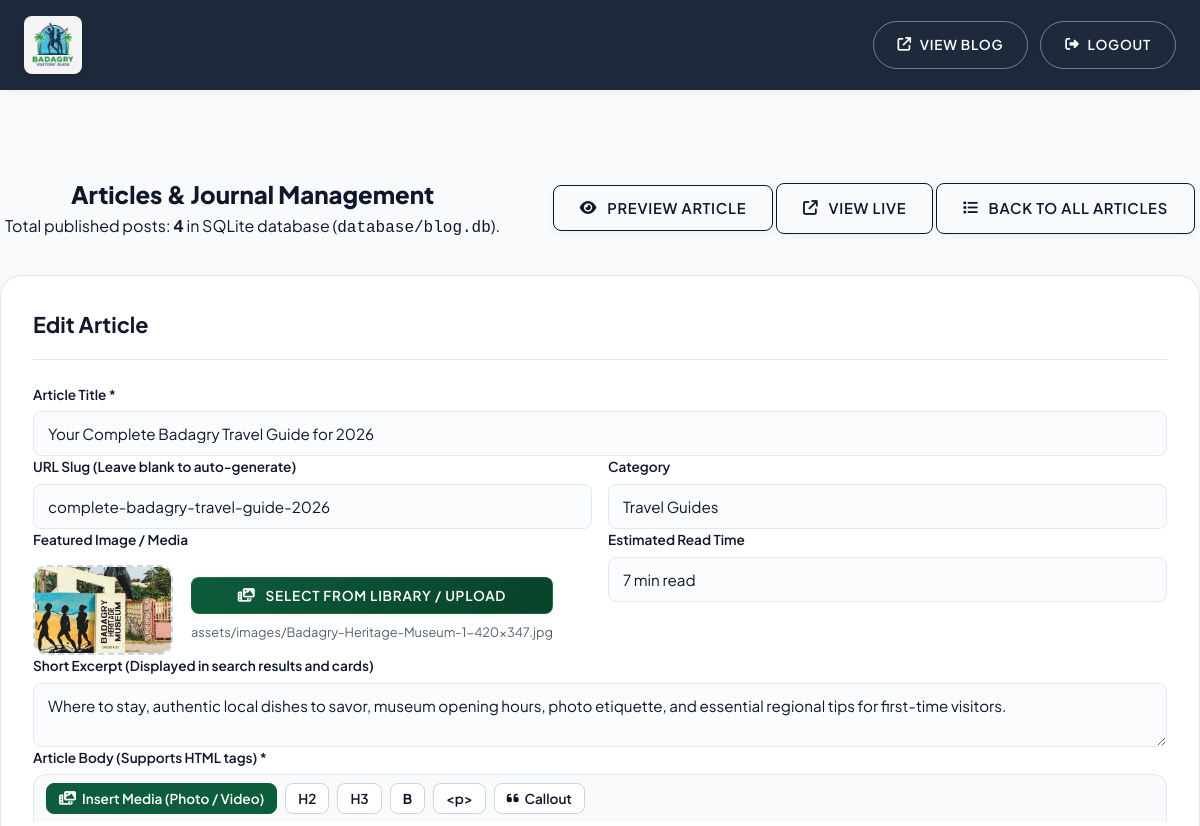
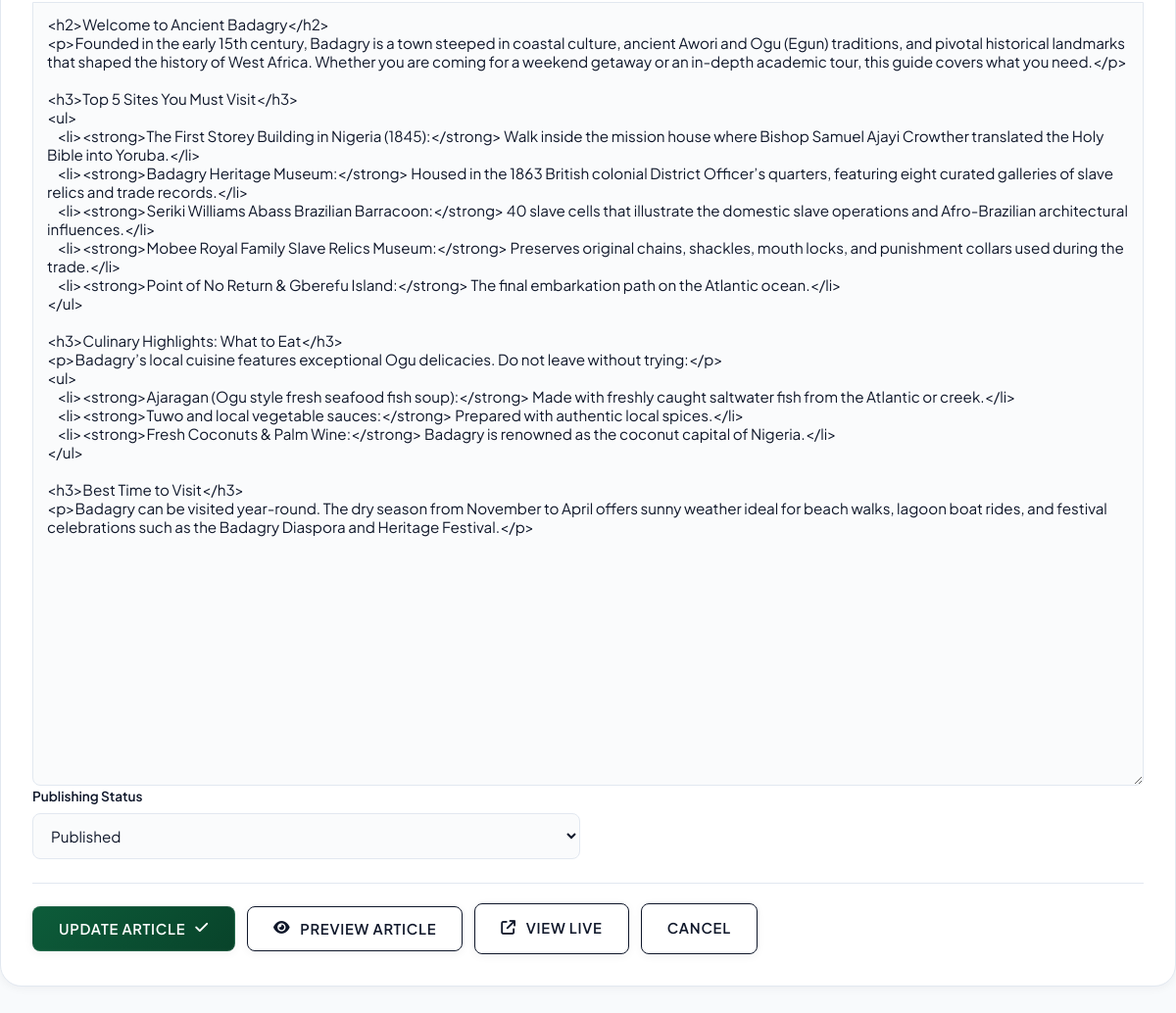
Page /admin?action=edit&id=4 (signed in) on the committed database (2 pictures, top to bottom).
### tables this page shows
CREATE TABLE posts (
            id INTEGER PRIMARY KEY AUTOINCREMENT,
            title TEXT NOT NULL,
            slug TEXT UNIQUE NOT NULL,
            excerpt TEXT,
            content TEXT NOT NULL,
            featured_image TEXT,
            author TEXT DEFAULT 'Badagry Visitors Guide',
            category TEXT DEFAULT 'Travel Guide',
            read_time TEXT DEFAULT '5 min read',
            views INTEGER DEFAULT 0,
            published_at DATETIME DEFAULT CURRENT_TIMESTAMP,
            status TEXT DEFAULT 'published'
        );

### admin.php (the view, shortened to what this page needs)
<?php
$db = getDB();
$action = $_GET['action'] ?? 'list';
$error = '';
$isLoggedIn = !empty($_SESSION['admin_logged_in']);
$editPost = null;
if ($isLoggedIn && $action === 'edit' && isset($_GET['id'])) {
    $stmt = $db->prepare("SELECT * FROM posts WHERE id = :id LIMIT 1");
    $stmt->execute([':id' => (int)$_GET['id']]);
    $editPost = $stmt->fetch();
}
$allPosts = [];
if ($isLoggedIn) {
    $allPosts = $db->query("SELECT * FROM posts ORDER BY published_at DESC")->fetchAll();
}
?>
<!DOCTYPE html>
<html lang="en">
<head>
  <link rel="stylesheet" href="https://cdnjs.cloudflare.com/ajax/libs/font-awesome/6.5.1/css/all.min.css" />
  <link rel="stylesheet" href="/style.css?v=3.00" />
</head>
<body class="admin-body">
  <header class="admin-header">
    <div class="site-container admin-header-wrap">
      <a href="/" class="brand-logo">
        <img src="/assets/logo.jpg" alt="Logo" class="brand-logo-img" />
      </a>
      <div class="admin-header-actions">
        <a href="/blog/" class="btn btn-sm btn-outline-white" target="_blank"><i class="fa-solid fa-arrow-up-right-from-square"></i> View Blog</a>
        <?php if ($isLoggedIn): ?>
          <a href="/admin?logout=1" class="btn btn-sm btn-outline-white"><i class="fa-solid fa-right-from-bracket"></i> Logout</a>
        <?php endif; ?>
      </div>
    </div>
  </header>
  <main class="site-container admin-container section-padding">
    <?php if (!$isLoggedIn): ?>
      <div class="admin-login-card">
        <div class="login-header text-center">
          <i class="fa-solid fa-shield-halved login-icon"></i>
          <h2>Author Dashboard</h2>
          <p>Enter your management security PIN to publish and edit articles.</p>
        </div>
        <?php if ($error): ?>
          <div class="admin-alert alert-error"><?= htmlspecialchars($error) ?></div>
        <?php endif; ?>
        <form method="POST" action="/admin" class="admin-form">
          <div class="form-group">
            <div class="password-input-wrap">
              <input type="password" id="login_pin" name="login_pin" class="form-input" placeholder="Enter PIN" required autofocus autocomplete="current-password" />
              <button type="button" class="toggle-password-btn" id="togglePinVisibilityBtn" aria-label="Show or hide PIN" title="Show/Hide PIN">
                <i class="fa-regular fa-eye" id="togglePinIcon"></i>
              </button>
            </div>
          </div>
          <button type="submit" class="btn btn-primary w-100">Unlock Dashboard <i class="fa-solid fa-unlock"></i></button>
        </form>
        <script>
          (function() {
            const pinInput = document.getElementById('login_pin');
            const toggleBtn = document.getElementById('togglePinVisibilityBtn');
            const toggleIcon = document.getElementById('togglePinIcon');
            if (toggleBtn && pinInput && toggleIcon) {
              toggleBtn.addEventListener('click', function(e) {
                e.preventDefault();
                const isPassword = pinInput.getAttribute('type') === 'password';
                pinInput.setAttribute('type', isPassword ? 'text' : 'password');
                toggleIcon.classList.toggle('fa-eye', !isPassword);
                toggleIcon.classList.toggle('fa-eye-slash', isPassword);
                pinInput.focus();
              });
            }
          })();
        </script>
      </div>
    <?php else: ?>
      <div class="admin-dashboard-header">
        <div>
          <h2>Articles &amp; Journal Management</h2>
          <p>Total published posts: <strong><?= count($allPosts) ?></strong> in SQLite database (<code>database/blog.db</code>).</p>
        </div>
        <div class="admin-top-btns">
          <?php if ($action === 'list'): ?>
            <a href="/admin?action=update_sitemaps" class="btn btn-outline-dark" title="Regenerate both sitemap.xml and image-sitemap.xml"><i class="fa-solid fa-arrows-rotate"></i> Update Sitemaps</a>
            <a href="/admin?action=new" class="btn btn-primary"><i class="fa-solid fa-plus"></i> Write New Article</a>
          <?php else: ?>
            <button type="button" class="btn btn-outline-dark" id="previewArticleBtnTop" title="Preview article appearance with live formatting"><i class="fa-solid fa-eye"></i> Preview Article</button>
            <?php if ($editPost && !empty($editPost['slug'])): ?>
              <a href="/blog/<?= htmlspecialchars($editPost['slug']) ?>" target="_blank" class="btn btn-outline-dark" title="View published article on live site"><i class="fa-solid fa-arrow-up-right-from-square"></i> View Live</a>
            <?php endif; ?>
            <a href="/admin" class="btn btn-outline-dark"><i class="fa-solid fa-list"></i> Back to All Articles</a>
          <?php endif; ?>
        </div>
      </div>
      <?php if ($action === 'new' || $action === 'edit'): ?>
        <div class="admin-card">
          <h3 class="admin-card-title"><?= $action === 'edit' ? 'Edit Article' : 'Publish New Article' ?></h3>
          <form method="POST" action="/admin" class="admin-form">
            <div class="form-group">
              <label for="postTitle">Article Title *</label>
              <input type="text" id="postTitle" name="title" class="form-input" required
                value="<?= $editPost ? htmlspecialchars($editPost['title']) : '' ?>"
                placeholder="e.g. 5 Must-See Cultural Landmarks in Badagry" />
            </div>
            <div class="form-row">
              <div class="form-group">
                <label for="postSlug">URL Slug (Leave blank to auto-generate)</label>
                <input type="text" id="postSlug" name="slug" class="form-input"
                  value="<?= $editPost ? htmlspecialchars($editPost['slug']) : '' ?>"
                  placeholder="e.g. 5-must-see-cultural-landmarks-badagry" />
              </div>
              <div class="form-group">
                <label for="postCategory">Category</label>
                <input type="text" id="postCategory" name="category" class="form-input"
                  value="<?= $editPost ? htmlspecialchars($editPost['category']) : 'Travel Guides' ?>"
                  placeholder="e.g. Travel Guides, History &amp; Heritage" />
              </div>
            </div>
            <div class="form-row">
              <div class="form-group" style="flex: 2;">
                <label>Featured Image / Media</label>
                <?php
                  $featVal = $editPost ? htmlspecialchars($editPost['featured_image']) : 'assets/images/Badagry-Heritage-Museum-1-420x347.jpg';
                  $isFeatVideo = preg_match('/\.(mp4|webm|ogg|mov|m4v)$/i', $featVal);
                ?>
                <div class="featured-image-picker">
                  <div class="featured-thumb-wrap" id="featuredThumbWrap">
                    <img id="featuredThumbImg" src="/<?= ltrim($featVal, '/') ?>" alt="Featured preview" style="<?= $isFeatVideo ? 'display: none;' : '' ?>" />
                  </div>
                  <div class="featured-picker-actions">
                    <button type="button" class="btn btn-sm btn-primary" id="openFeaturedMediaBtn">
                      <i class="fa-solid fa-photo-film"></i> Select from Library / Upload
                    </button>
                    <span id="featuredImgPathText" style="font-size: 0.8rem; color: var(--text-muted); word-break: break-all;">
                      <?= $featVal ?>
                    </span>
                  </div>
                </div>
              </div>
              <div class="form-group" style="flex: 1;">
                <label for="postReadTime">Estimated Read Time</label>
                <input type="text" id="postReadTime" name="read_time" class="form-input"
                  value="<?= $editPost ? htmlspecialchars($editPost['read_time']) : '6 min read' ?>" />
              </div>
            </div>
            <div class="form-group">
              <label for="postExcerpt">Short Excerpt (Displayed in search results and cards)</label>
              <textarea id="postExcerpt" name="excerpt" class="form-textarea" rows="2"
                placeholder="Brief 1-2 sentence overview of the article..."><?= $editPost ? htmlspecialchars($editPost['excerpt']) : '' ?></textarea>
            </div>
            <div class="form-group">
              <label for="postContent">Article Body (Supports HTML tags) *</label>
              <div class="editor-toolbar">
                <button type="button" class="btn-tool btn-tool-primary" id="insertContentMediaBtn">
                  <i class="fa-solid fa-photo-film"></i> Insert Media (Photo / Video)
                </button>
                <button type="button" class="btn-tool" onclick="insertTag('h2')" title="Insert Subheading">H2</button>
                <button type="button" class="btn-tool" onclick="insertTag('h3')" title="Insert Sub-subheading">H3</button>
                <button type="button" class="btn-tool" onclick="insertTag('strong')" title="Bold text"><b>B</b></button>
                <button type="button" class="btn-tool" onclick="insertTag('p')" title="Paragraph">&lt;p&gt;</button>
                <button type="button" class="btn-tool" onclick="insertTag('callout')" title="Highlighted callout box"><i class="fa-solid fa-quote-left"></i> Callout</button>
              </div>
              <textarea id="postContent" name="content" class="form-textarea has-toolbar" rows="14" required
                placeholder="Write your article content here. Click 'Insert Media' above to insert photos or videos anywhere in the text..."><?= $editPost ? htmlspecialchars($editPost['content']) : '' ?></textarea>
            </div>
            <div class="form-row">
              <div class="form-group">
                <label for="postStatus">Publishing Status</label>
                <select id="postStatus" name="status" class="form-select">
                  <option value="published" <?= ($editPost && $editPost['status'] === 'published') ? 'selected' : '' ?>>Published</option>
                </select>
              </div>
            </div>
            <div class="admin-form-actions" style="display: flex; gap: 12px; align-items: center; flex-wrap: wrap;">
              <button type="submit" class="btn btn-primary"><?= $action === 'edit' ? 'Update Article' : 'Publish Article' ?> <i class="fa-solid fa-check"></i></button>
              <button type="button" class="btn btn-outline-dark" id="previewArticleBtnBottom" title="Preview article appearance with live formatting"><i class="fa-solid fa-eye"></i> Preview Article</button>
              <?php if ($editPost && !empty($editPost['slug'])): ?>
                <a href="/blog/<?= htmlspecialchars($editPost['slug']) ?>" target="_blank" class="btn btn-outline-dark" title="View published article on live site"><i class="fa-solid fa-arrow-up-right-from-square"></i> View Live</a>
              <?php endif; ?>
              <a href="/admin" class="btn btn-outline-dark">Cancel</a>
            </div>
          </form>
        </div>
      <?php endif; ?>
    <?php endif; ?>
  </main>
</body>
</html>

### rows in the picture
posts: title "Your Complete Badagry Travel Guide for 2026", slug "complete-badagry-travel-guide-2026", category "Travel Guides", featured_image (picture), featured_image "assets/images/Badagry-Heritage-Museum-1-420x347.jpg", read_time "7 min read", excerpt "Where to stay, authentic local dishes to savor, museum opening hours, photo etiquette, and essential regional tips for first-time visitors.", content "<h2>Welcome to Ancient Badagry</h2> <p>Founded in the early 15th century, Badagry is a town steeped in coastal culture, ancient Awori and Ogu (Egun) traditions, and pivotal historical landmarks that shaped the history of West Africa. Whether you are coming for a weekend getaway or an in-depth academic tour, this guide covers what you need.</p> <h3>Top 5 Sites You Must Visit</h3> <ul> <li><strong>The First Storey Building in Nigeria (1845):</strong> Walk inside the mission house where Bishop Samuel Ajayi Crowther translated the Holy Bible into Yoruba.</li> <li><strong>Badagry Heritage Museum:</strong> Housed in the 1863 British colonial District Officer’s quarters, featuring eight curated…", status "Published"

### other values in the picture
count($allPosts) "4"
